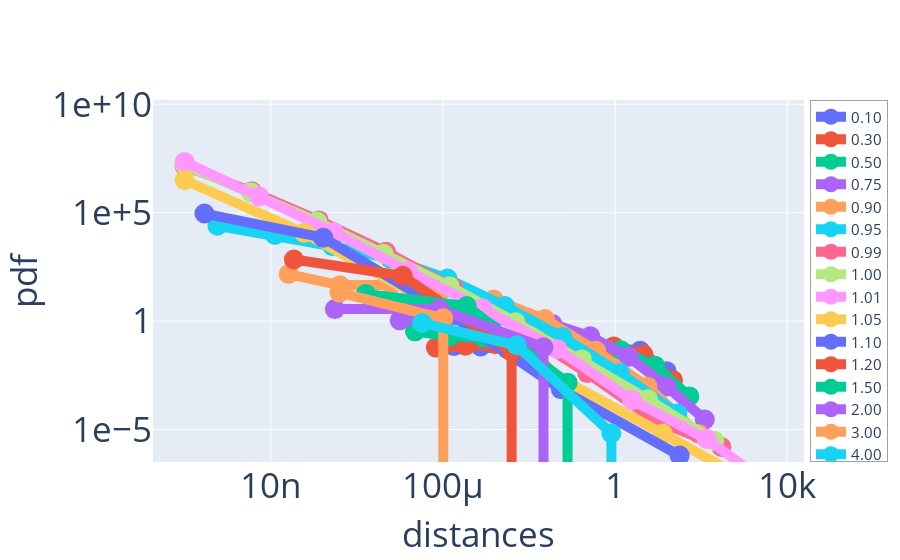

Notebook source saved alongside this figure:
### Markdown cell above
### distance vs param

### Code cell
scale_distances = False

fig = go.Figure()

n_leaves = len(leaves)
for param,distances in data.items():
    try:
        if scale_distances:
            distances=distances/max([np.quantile(distances, 0.99),abs(np.nanmin(distances))])
            bins=np.linspace(0,np.quantile(distances, 0.99),15)
        else:
            bins=np.logspace(np.log10(distances[distances>1e-10].min()),np.log10(distances.max()), 10)
        bins, edges = np.histogram(distances, bins=bins, density=True)
        esges = (edges[1:]+edges[:1])/2
        fig.add_trace(go.Scatter(x=edges,y=bins,  marker=dict(size=20), line=dict(width=10), name=param))
    except:
        pass
    
fig.update_layout(xaxis=dict(title="distances", titlefont_size=35, tickfont_size=35, nticks= 5),
                 yaxis=dict(title="pdf", titlefont_size=35,tickfont_size=35, type="log", exponentformat="e", showexponent='all', nticks=4),
                 legend=dict(x=1.01,y=1,borderwidth=0.5,font_size=15,orientation="v"))

if not scale_distances:
    fig.update_xaxes(type="log")
fig.show()
#fig.write_image("images/pdf_distances.pdf")
#fig.write_html("images/pdf_distances.html")

### Figure 1 — Plotly figure (JSON) as saved in the notebook; plotly's stock layout.template omitted (floating-point values rounded to 4 significant figures)
{"data": [{"line": {"width": 10}, "marker": {"size": 20}, "name": "0.10", "type": "scatter", "x": [0.0001815, 0.0007525, 0.00312, 0.01294, 0.05365, 0.2225, 0.9224, 3.825, 15.86, 65.77], "y": [0.07019, 0.06771, 0.05144, 0.06774, 0.06363, 0.06542, 0.06113, 0.04316, 0.004873]}, {"line": {"width": 10}, "marker": {"size": 20}, "name": "0.30", "type": "scatter", "x": [6.866e-05, 0.0003353, 0.001638, 0.007999, 0.03907, 0.1908, 0.932, 4.552, 22.23, 108.6], "y": [0.06012, 0.07385, 0.08568, 0.09107, 0.09872, 0.08804, 0.06799, 0.02873, 0.001878]}, {"line": {"width": 10}, "marker": {"size": 20}, "name": "0.50", "type": "scatter", "x": [2.253e-05, 0.000141, 0.000883, 0.005528, 0.03461, 0.2167, 1.357, 8.493, 53.17, 332.9], "y": [0.3382, 0.1945, 0.1691, 0.1822, 0.1698, 0.1284, 0.04583, 0.008846, 0.0003364]}, {"line": {"width": 10}, "marker": {"size": 20}, "name": "0.75", "type": "scatter", "x": [9.933e-06, 7.639e-05, 0.0005875, 0.004518, 0.03475, 0.2672, 2.055, 15.81, 121.6, 934.9], "y": [1.086, 1.019, 1.079, 1.081, 0.7408, 0.1977, 0.0226, 0.0009682, 2.908e-05]}, {"line": {"width": 10}, "marker": {"size": 20}, "name": "0.90", "type": "scatter", "x": [2.606e-08, 4.047e-07, 6.284e-06, 9.757e-05, 0.001515, 0.02352, 0.3653, 5.672, 88.07, 1367.0], "y": [148.2, 45.0, 47.24, 28.34, 9.879, 1.243, 0.04273, 0.0009516, 6.266e-06]}, {"line": {"width": 10}, "marker": {"size": 20}, "name": "0.95", "type": "scatter", "x": [5.78e-10, 1.252e-08, 2.713e-07, 5.877e-06, 0.0001273, 0.002758, 0.05976, 1.295, 28.05, 607.7], "y": [24830.0, 9386.0, 2836.0, 767.7, 91.01, 4.972, 0.1822, 0.004058, 5.473e-05]}, {"line": {"width": 10}, "marker": {"size": 20}, "name": "0.99", "type": "scatter", "x": [1.003e-10, 3.631e-09, 1.315e-07, 4.763e-06, 0.0001725, 0.006248, 0.2263, 8.196, 296.8, 10750.0], "y": [14020000.0, 961900.0, 43950.0, 1568.0, 34.86, 0.421, 0.004021, 2.807e-05, 1.56e-06]}, {"line": {"width": 10}, "marker": {"size": 20}, "name": "1.00", "type": "scatter", "x": [1.013e-10, 3.489e-09, 1.202e-07, 4.141e-06, 0.0001427, 0.004916, 0.1694, 5.835, 201.0, 6926.0], "y": [16160000.0, 865300.0, 39420.0, 1284.0, 40.97, 0.8869, 0.01717, 0.0002486, 3.072e-06]}, {"line": {"width": 10}, "marker": {"size": 20}, "name": "1.01", "type": "scatter", "x": [1.001e-10, 5.405e-09, 2.919e-07, 1.577e-05, 0.0008518, 0.04601, 2.485, 134.2, 7251.0, 391700.0], "y": [21980000.0, 555700.0, 12990.0, 201.7, 3.783, 0.05054, 0.0002277, 3.657e-06, 1.142e-08]}, {"line": {"width": 10}, "marker": {"size": 20}, "name": "1.05", "type": "scatter", "x": [1e-10, 5.995e-08, 3.594e-05, 0.02155, 12.92, 7743.0, 4642000.0, 2783000000.0, 1668000000000.0, 1000000000000000.0], "y": [3115000.0, 11720.0, 10.07, 0.006073, 6.514e-06, 5.108e-09, 2.867e-12, 7.209e-15, 4.025e-18]}, {"line": {"width": 10}, "marker": {"size": 20}, "name": "1.10", "type": "scatter", "x": [2.885e-10, 1.66e-07, 9.557e-05, 0.05501, 31.66, 18220.0, 10490000.0, 6037000000.0, 3475000000000.0, 2000000000000000.0], "y": [91380.0, 7043.0, 3.591, 0.0007168, 6.311e-07, 0, 6.376e-13, 0, 3.896e-17]}, {"line": {"width": 10}, "marker": {"size": 20}, "name": "1.20", "type": "scatter", "x": [3.455e-08, 1.169e-05, 0.003952, 1.337, 452.0, 152900.0, 51700000.0, 17490000000.0, 5914000000000.0, 2000000000000000.0], "y": [695.6, 124.1, 0.03938, 0, 0, 0, 0, 0, 2.258e-16]}, {"line": {"width": 10}, "marker": {"size": 20}, "name": "1.50", "type": "scatter", "x": [1.62e-06, 0.0003573, 0.07881, 17.38, 3833.0, 845400.0, 186400000.0, 41120000000.0, 9069000000000.0, 2000000000000000.0], "y": [17.92, 4.935, 0.001449, 0, 0, 0, 0, 0, 2.92e-16]}, {"line": {"width": 10}, "marker": {"size": 20}, "name": "2.00", "type": "scatter", "x": [3.094e-07, 8.201e-05, 0.02174, 5.763, 1528.0, 405000.0, 107400000.0, 28460000000.0, 7545000000000.0, 2000000000000000.0], "y": [3.569, 3.616, 0.06206, 0, 0, 0, 0, 0, 2.836e-16]}, {"line": {"width": 10}, "marker": {"size": 20}, "name": "3.00", "type": "scatter", "x": [3.953e-07, 0.000102, 0.02631, 6.787, 1751.0, 451600.0, 116500000.0, 30050000000.0, 7753000000000.0, 2000000000000000.0], "y": [20.69, 1.345, 0, 0, 0, 0, 0, 0, 4.832e-16]}, {"line": {"width": 10}, "marker": {"size": 20}, "name": "4.00", "type": "scatter", "x": [3.3e-05, 0.005207, 0.8215, 129.6, 20450.0, 3227000.0, 509200000.0, 80340000000.0, 12680000000000.0, 2000000000000000.0], "y": [0.8137, 0.07695, 6.716e-06, 0, 0, 0, 0, 0, 4.69e-16]}], "layout": {"autosize": true, "legend": {"borderwidth": 0.5, "font": {"size": 15}, "orientation": "v", "x": 1.01, "y": 1}, "xaxis": {"autorange": false, "nticks": 5, "range": [-10.73, 4.39], "tickfont": {"size": 35}, "title": {"font": {"size": 35}, "text": "distances"}, "type": "log"}, "yaxis": {"autorange": false, "exponentformat": "e", "nticks": 4, "range": [-6.497, 10.2], "showexponent": "all", "tickfont": {"size": 35}, "title": {"font": {"size": 35}, "text": "pdf"}, "type": "log"}}}
